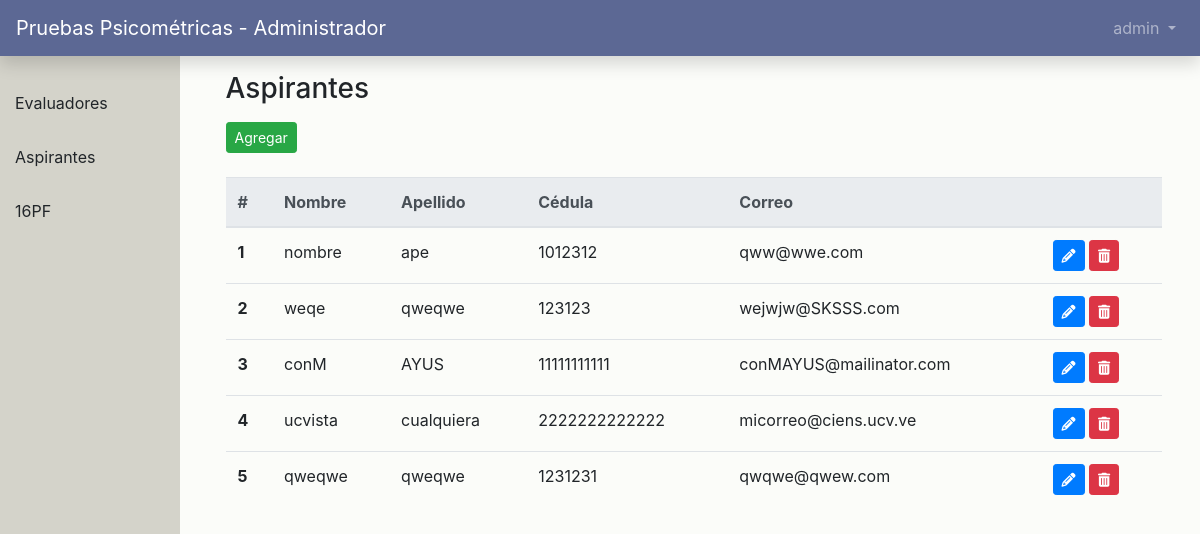
The app's page /dash/aspirantes (signed in), older data.
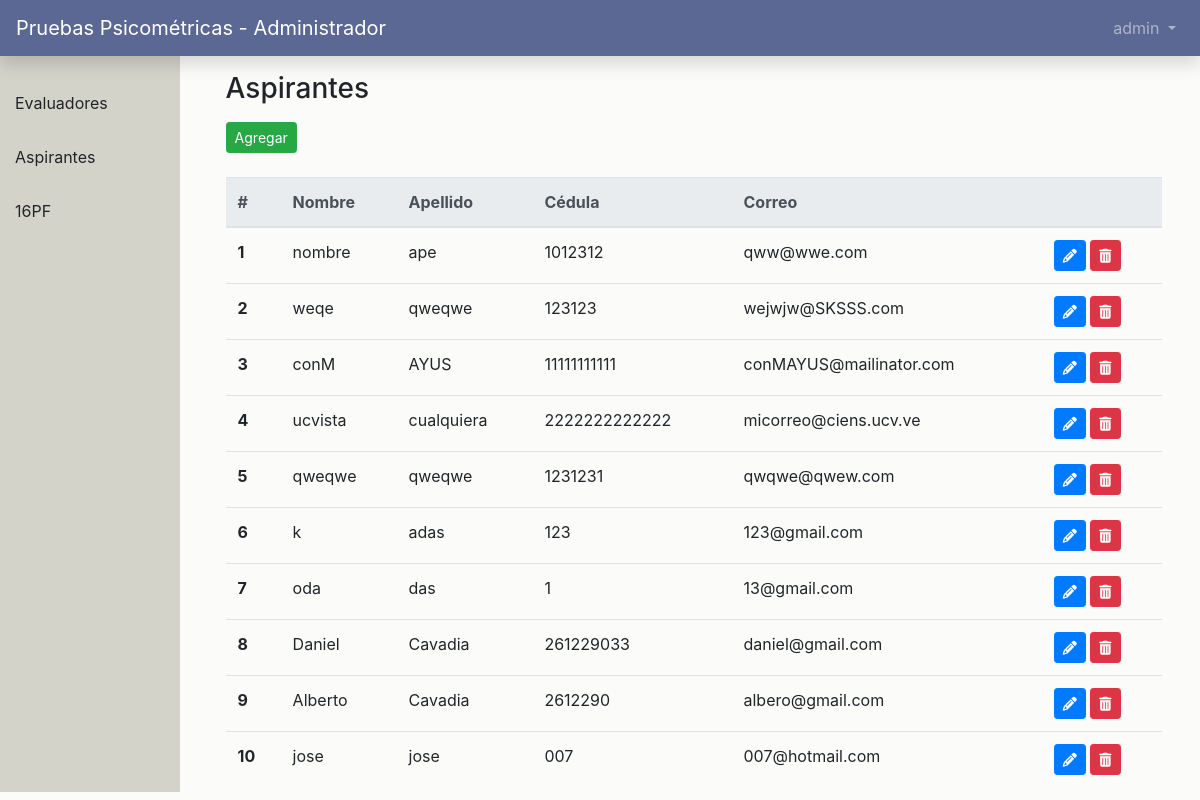
The same page, newer data.
### users/models.py (models this page shows, shortened)
class CustomUser(AbstractUser):
    role = models.PositiveIntegerField(null=True, blank=True)
    updated_password = models.BooleanField(null=True, blank=True)
    date_born = models.DateField(null=True, blank=True)
    gender = models.CharField(null=True, blank=True, max_length=12)
    def get_role(self):
        return '%s' % (self.role)

### main_app/views.py (the view)
# urls.py: path('dash/aspirantes', views.applicants, name='aspirantes'),
def applicants(request):
    applicants = CustomUser.objects.filter(role=2)
    return render(request, 'dashboard/aspirantes.html', {'applicants': applicants})

### templates/dashboard/aspirantes.html (shortened to what this page needs)
{% extends './index.html' %}
{% block main_content %}
    <section class="content">
        <div class="row">
            <div class="col-sm-12">
                <h3>Aspirantes</h3>
            </div>
        </div>
        <div class="row mb-4 mt-2">
            <div class="col-sm-12">
                <button type="button" class="btn btn-success btn-sm" data-toggle="modal" data-target="#agregarModal">Agregar</button>
            </div>
        </div>
        <div class="row">
            <div class="col-sm-12">
                <table class="table">
                    <thead class="thead-light">
                        <tr>
                            <th scope="col">#</th>
                            <th scope="col">Nombre</th>
                            <th scope="col">Apellido</th>
                            <th scope="col">Cédula</th>
                            <th scope="col">Correo</th>
                            <th scope="col"></th>
                        </tr>
                    </thead>
                    <tbody>
                        {% for applicant in applicants %}
                            <tr>
                                <th scope="row">{{ forloop.counter }}</th>
                                <td>{{ applicant.first_name }}</td>
                                <td>{{ applicant.last_name }}</td>
                                <td>{{ applicant.username }}</td>
                                <td>{{ applicant.email }}</td>
                                <td>
                                    <button type="button" user-id="{{applicant.id}}" class="btn btn-primary btn-sm btn-edit" data-toggle="modal" data-target="#editarModal" ><i user-id="{{applicant.id}}" class="fas fa-pencil-alt"></i></button>
                                    <button type="button" user-id="{{applicant.id}}" class="btn btn-danger btn-sm btn-delete"><i user-id="{{applicant.id}}" class="fas fa-trash-alt"></i></button>
                                </td>
                            </tr>
                        {% endfor %}
                    </tbody>
                </table>
            </div>
        </div>
    </section>
{% endblock %}

### templates/dashboard/index.html (shortened to what this page needs)
{% extends 'base.html' %}
{% block content %}
    {% if user.is_authenticated %}
        {% block sidebar %}
            {% include './sidebar.html' %}
        {% endblock %}
        {% block main_content %}{% endblock %}
    {% else %}
        <script>
            location.replace("/")
        </script>
    {% endif %}
{% endblock content %}

### templates/base.html (shortened to what this page needs)
{% load static %}
<!DOCTYPE html>
<html lang="es">
    <head>
        <link
            rel="stylesheet"
            href="https://stackpath.bootstrapcdn.com/bootstrap/4.1.3/css/bootstrap.min.css"
        />
        <link rel="stylesheet" href="{% static 'css/sidebar.css' %}" />
        <link rel="stylesheet" href="{% static 'css/styles.css' %}" />
        <link href="{% static 'css/addons/jquery.dataTables.css' %}" rel="stylesheet">
        <link rel="stylesheet" href="https://cdn.datatables.net/1.10.11/css/jquery.dataTables.min.css" />
        <link rel="stylesheet" href="https://cdn.datatables.net/buttons/1.1.2/css/buttons.dataTables.min.css" />
        <link rel="stylesheet" href="https://cdn.datatables.net/select/1.1.2/css/select.dataTables.min.css" />
        <link rel="stylesheet" href="https://cdn.datatables.net/responsive/2.0.2/css/responsive.dataTables.min.css" />
    </head>
    <body>
        {% block navbar %}
            {% include './navbar.html' %}
        {% endblock navbar %}
        <div class="container-fluid">
            {% block content %} {% endblock content %}
        </div>
    </body>
</html>

### templates/navbar.html (shortened to what this page needs)
{% block navbar %}
<nav class="navbar navbar-expand-md navbar-dark mb-4 fixed-top shadow" style="background-color: #5c6894">
    {% if user.get_role == '1' %}
        <a class="navbar-brand" href="{% url 'home' %}">Pruebas Psicométricas - Evaluador</a>
    {% elif user.get_role == '0' %}
        <a class="navbar-brand" href="{% url 'home' %}">Pruebas Psicométricas - Administrador</a>
    {% elif user.get_role == '2' %}
        <a class="navbar-brand" href="{% url 'home' %}">Pruebas Psicométricas - 16PF</a>
    {% else %}
        <a class="navbar-brand" href="{% url 'home' %}">Pruebas Psicométricas</a>
    {% endif %}
    <div class="collapse navbar-collapse" id="navbarCollapse">
        {% if user.is_authenticated %}
        <ul class="navbar-nav ml-auto">
            <li class="nav-item">
                <a
                    class="nav-link dropdown-toggle"
                    href="#"
                    id="userMenu"
                    data-toggle="dropdown"
                    aria-haspopup="true"
                    aria-expanded="false"
                >
                    {{ user.username }}
                </a>
            </li>
        </ul>
        {% endif %}
    </div>
</nav>
{% endblock navbar %}

### templates/dashboard/sidebar.html (shortened to what this page needs)
{% block sidebar %}
  {% if user.get_role == '0' %}
    <div class="sidebar">
      <ul>
        <a href="/dash/evaluadores" class="link">
          <li>Evaluadores</li>
        </a>
        <a href="/dash/aspirantes" class="link">
          <li>Aspirantes</li>
        </a>
        <a href="/dash/16pf" class="link">
          <li>16PF</li>
        </a>
      </ul>
    </div>
  {% endif %}
{% endblock %}

### static/css/sidebar.css (style rules this page uses)
.sidebar { position: fixed; left: 0; top: 56px; width: 15vw; height: 92vh; background-color: #d4d3ca; z-index: 99; }
.sidebar ul { padding: 0; margin: 0; padding-top: 20px; }
.sidebar li { list-style-type: none; padding: 15px; transition: 0.3s; }

### static/css/styles.css (style rules this page uses)
body { background-color: #fbfcf9; }
.link { text-decoration: none; color: #212529; }
.content { padding-top: 6vw; padding-left: 18%; width: 98%; }

Row changes from the older to the newer data that the page shows:
added CustomUser: first_name "k", last_name "adas", username "123", email "123@gmail.com"
added CustomUser: first_name "oda", last_name "das", username "1", email "13@gmail.com"
added CustomUser: first_name "Daniel", last_name "Cavadia", username "261229033", email "daniel@gmail.com"
added CustomUser: first_name "Alberto", last_name "Cavadia", username "2612290", email "albero@gmail.com"
added CustomUser: first_name "jose", last_name "jose", username "007", email "007@hotmail.com"
